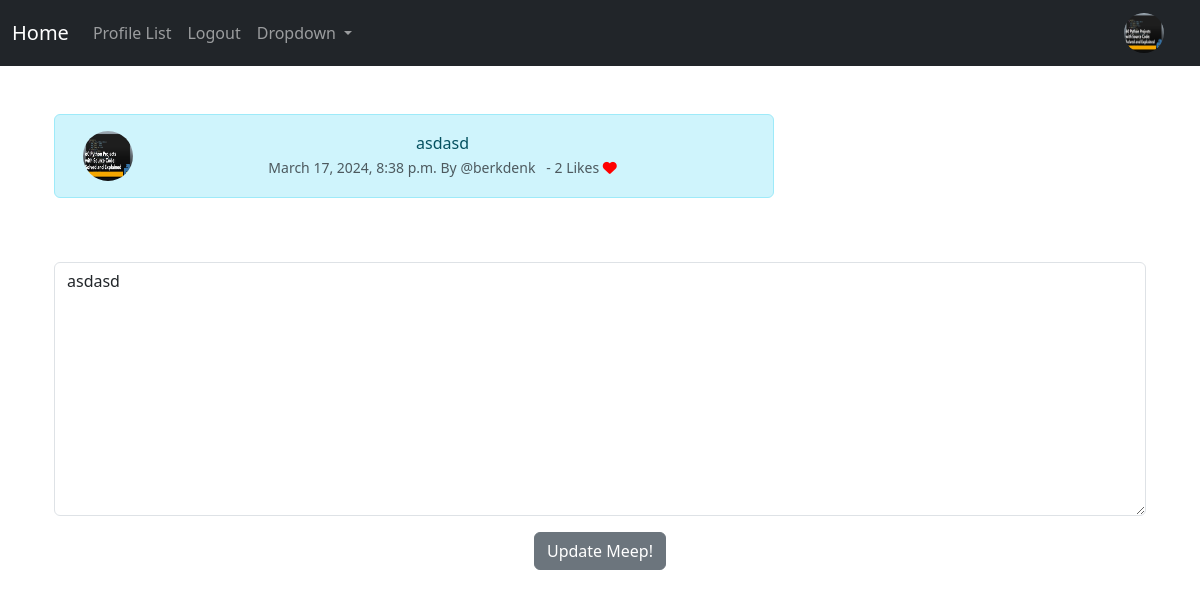
The app's page /edit_meep/23 (signed in) with its own data.
### cloneT/models.py (models this page shows, shortened)
class Profile(models.Model):
    user=models.OneToOneField(User, on_delete=models.CASCADE)
    follows=models.ManyToManyField("self",
        related_name="followed_by",
        symmetrical=False,
        blank=True)
    date_modified = models.DateTimeField(User,auto_now=True)
    profile_image=models.ImageField(null=True,blank=True,upload_to="images/")
    profile_bio=models.CharField(null=True,blank=True,max_length=500)
    homepage_link=models.CharField(null=True,blank=True,max_length=100)
    facebook_link=models.CharField(null=True,blank=True,max_length=100)
    instagram_link=models.CharField(null=True,blank=True,max_length=100)
    linkedin_link=models.CharField(null=True,blank=True,max_length=100)

class Meep(models.Model):
    user = models.ForeignKey(
        User,related_name="meeps",
        on_delete=models.DO_NOTHING
    )
    body= models.CharField(max_length=200)
    created_at = models.DateTimeField(auto_now_add=True)
    likes=models.ManyToManyField(User, related_name=("meep_like"),blank=True)
    def number_of_likes(self):
        return self.likes.count()

### cloneT/views.py (the view)
# urls.py: path('edit_meep/<int:pk>',views.edit_meep,name="edit_meep"),
def edit_meep(request,pk):
    if request.user.is_authenticated:
        meep=get_object_or_404(Meep, id=pk)
        if request.user.username==meep.user.username:
            form=MeepForm(request.POST or None,instance=meep)
            if request.method == "POST":
                if form.is_valid():
                    meep=form.save(commit=False)
                    meep.user=request.user
                    meep.save()
                    messages.success(request,("You meep has been Updated!"))
                    return redirect('home')
            else:
                return render(request, "edit_meep.html", {"form":form, "meep": meep })
        else:
            messages.success(request,("You dont own that meep..."))
            return redirect('home')
    else:
        messages.success(request,("Please Log In To Continue..."))
        return redirect('home')

### cloneT/forms.py
class MeepForm(forms.ModelForm):
    body=forms.CharField(required=True,
        widget=forms.widgets.Textarea(
            attrs={
                "placeholder": "Enter Your Meep",
                "class":"form-control",
            }
            ),
            label="",
        )
    class Meta:
        model=Meep
        exclude=("user","likes")

### cloneT/templates/edit_meep.html (shortened to what this page needs)
{% extends "base.html" %}
{% load static %}
{% block content %}
    <div class="container text-center">
        <div class="row">
            <div class="col-8">
                <br/>
                    <div class="alert alert-info" role="alert">
                <div class="container">
                    <div class="row">
                        <div class="col-1">
                            {% if meep.user.profile.profile_image %}
                                <img src="{{meep.user.profile.profile_image.url}}" width=50 height=50 class="rounded-circle"
                                alt="profile.user.username">
                              {% else %}
                                <img src="{% static 'images/user.jpg' %}" width=50 height=50 class="rounded-circle"
                                alt="profile.user.username">
                              {% endif %}
                        </div>
                        <div class="col-11">
                        {{meep.body}}<br/>
                        <small class="text-muted">
                            {{meep.created_at}}  By
                            @{{meep.user.username}}
                            &nbsp;
                            - {{meep.number_of_likes}} Likes
                            {% if user in meep.likes.all %}
                            <a href="{% url 'meep_like' meep.id %}">
                                <i class="fa-solid fa-heart" style="color:red"></i>
                            </a>
                        {% else %}
                            <a href="{% url 'meep_like' meep.id %}">
                                <i class="fa fa-heart-o" style="color:red"></i>
                            </a>
                        {% endif %}
                        </small>
                    </div>
                </div>
              </div>
            </div><br/><br/>
            </div>
                <br/><br/><br/>
                {% if form %}
                <form method=POST>
                    {{form.as_p}}
                    <button type="submit" class="btn btn-secondary">Update Meep!</button>
                  </form>
                {% endif %}
{% endblock %}

### cloneT/templates/navbar.html (shortened to what this page needs)
{% load static %}
<nav class="navbar navbar-expand-lg navbar-dark bg-dark">
    <div class="container-fluid">
      <a class="navbar-brand" href="{% url "home" %}">Home</a>
      <div class="collapse navbar-collapse" id="navbarSupportedContent">
        <ul class="navbar-nav me-auto mb-2 mb-lg-0">
          <li class="nav-item">
            <a class="nav-link" href="{% url "profile_list" %}">Profile List</a>
          </li>
          {% if user.is_authenticated %}
          <li class="nav-item">
            <a class="nav-link" href="{% url "logout" %}">Logout</a>
          </li>
          {% endif %}
          <li class="nav-item dropdown">
            <a class="nav-link dropdown-toggle" href="#" role="button" data-bs-toggle="dropdown" aria-expanded="false">
              Dropdown
            </a>
          </li>
        </ul>
        {% if user.is_authenticated %}
          <ul class="navbar-nav ml-auto">
            <li class="nav-link navbar-brand">
              <a href="{% url 'profile' request.user.id %}">
                {% if user.profile.profile_image %}
                  <img src="{{ user.profile.profile_image.url }}" width=40 height=40 class="rounded-circle" >
                {% else %}
                  <img src="{% static 'images/user.jpg' %}" width=40 height=40 class="rounded-circle"
                  alt="profile.user.username">
                {% endif %}
              </a>
            </li>
          </ul>
        {% endif %}
      </div>
    </div>
  </nav>

### records on screen
Meep: user.profile.profile_image (picture), body "asdasd", created_at "March 17, 2024, 8:38 p.m.", user.username "berkdenk", number_of_likes "2"
